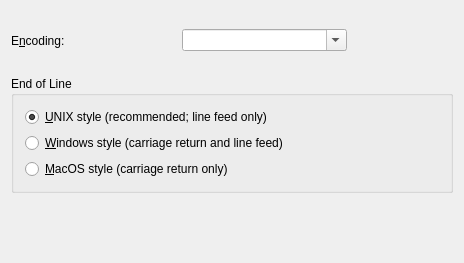
<?xml version="1.0" encoding="UTF-8"?>
<ui version="4.0">
 <author>Nicolas GOUTTE &lt;goutte@kde.org&gt;</author>
 <comment>Export dialog for KWord's plain text export filter</comment>
 <class>ExportDialogUI</class>
 <widget class="QWidget" name="ExportDialogUI">
  <property name="geometry">
   <rect>
    <x>0</x>
    <y>0</y>
    <width>464</width>
    <height>263</height>
   </rect>
  </property>
  <property name="windowTitle">
   <string>Plain Text Export Dialog</string>
  </property>
  <layout class="QVBoxLayout">
   <property name="spacing">
    <number>6</number>
   </property>
   <property name="margin">
    <number>11</number>
   </property>
   <item>
    <layout class="QHBoxLayout">
     <item>
      <widget class="QLabel" name="textLabel1">
       <property name="text">
        <string>E&amp;ncoding:</string>
       </property>
       <property name="textFormat">
        <enum>Qt::PlainText</enum>
       </property>
       <property name="wordWrap">
        <bool>false</bool>
       </property>
       <property name="buddy">
        <cstring>comboBoxEncoding</cstring>
       </property>
      </widget>
     </item>
     <item>
      <widget class="KComboBox" name="comboBoxEncoding">
       <property name="editable">
        <bool>true</bool>
       </property>
      </widget>
     </item>
     <item>
      <spacer name="Spacer2">
       <property name="sizeType">
        <enum>QSizePolicy::Expanding</enum>
       </property>
       <property name="sizeHint" stdset="0">
        <size>
         <width>106</width>
         <height>20</height>
        </size>
       </property>
      </spacer>
     </item>
    </layout>
   </item>
   <item>
    <widget class="QGroupBox" name="buttonGroupEndOfLine">
     <property name="title">
      <string>End of Line</string>
     </property>
     <layout class="QVBoxLayout">
      <property name="spacing">
       <number>6</number>
      </property>
      <property name="margin">
       <number>11</number>
      </property>
      <item>
       <widget class="QRadioButton" name="radioEndOfLineLF">
        <property name="text">
         <string>&amp;UNIX style (recommended; line feed only)</string>
        </property>
        <property name="checked">
         <bool>true</bool>
        </property>
       </widget>
      </item>
      <item>
       <widget class="QRadioButton" name="radioEndOfLineCRLF">
        <property name="text">
         <string>&amp;Windows style (carriage return and line feed)</string>
        </property>
        <property name="checked">
         <bool>false</bool>
        </property>
       </widget>
      </item>
      <item>
       <widget class="QRadioButton" name="radioEndOfLineCR">
        <property name="text">
         <string>&amp;MacOS style (carriage return only)</string>
        </property>
        <property name="checked">
         <bool>false</bool>
        </property>
       </widget>
      </item>
     </layout>
    </widget>
   </item>
   <item>
    <spacer name="Spacer3">
     <property name="sizeType">
      <enum>QSizePolicy::Expanding</enum>
     </property>
     <property name="sizeHint" stdset="0">
      <size>
       <width>20</width>
       <height>20</height>
      </size>
     </property>
    </spacer>
   </item>
  </layout>
 </widget>
 <layoutdefault spacing="6" margin="11"/>
 <customwidgets>
  <customwidget>
   <class>KComboBox</class>
   <extends>QComboBox</extends>
   <header location="global">kcombobox.h</header>
  </customwidget>
 </customwidgets>
 <tabstops>
  <tabstop>radioEndOfLineLF</tabstop>
  <tabstop>radioEndOfLineCRLF</tabstop>
  <tabstop>radioEndOfLineCR</tabstop>
 </tabstops>
 <includes>
  <include location="local">klineedit.h</include>
 </includes>
 <resources/>
 <connections/>
</ui>
